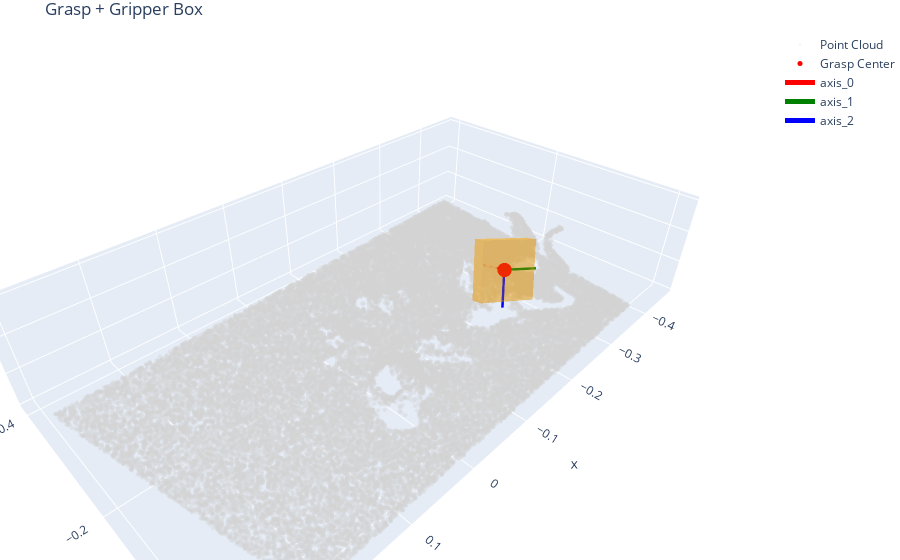

The notebook cell saved with this chart:
### Code cell
trans = np.dot(np.load(os.path.join(scene_path, 'cam0_wrt_table.npy')), 
               np.load(os.path.join(scene_path, 'camera_poses.npy'))[view_id])

best_grasp_np = transform_grasp_to_world(best_grasp[0], trans)
# transform pc to world coordinates
cloud_vis = transform_pc(cloud_vis, trans)
visualize_grasp_plotly_with_box(cloud_vis, best_grasp_np)

### Figure 1 — Plotly figure (JSON) as saved in the notebook; plotly's stock layout.template omitted (floating-point values rounded to 4 significant figures; data arrays with more than 128 entries replaced by an {"elided": "..."} marker saying what was removed)
{"data": [{"marker": {"color": "lightgray", "opacity": 0.4, "size": 1.5}, "mode": "markers", "name": "Point Cloud", "type": "scatter3d", "x": {"elided": "40000 float values"}, "y": {"elided": "40000 float values"}, "z": {"elided": "40000 float values"}}, {"marker": {"color": "red", "size": 5}, "mode": "markers", "name": "Grasp Center", "type": "scatter3d", "x": [-0.2066], "y": [-0.09654], "z": [0.103]}, {"line": {"color": "red", "width": 5}, "mode": "lines", "name": "axis_0", "type": "scatter3d", "x": [-0.2066, -0.2219], "y": [-0.09654, -0.1401], "z": [0.103, 0.08386]}, {"line": {"color": "green", "width": 5}, "mode": "lines", "name": "axis_1", "type": "scatter3d", "x": [-0.2066, -0.2516], "y": [-0.09654, -0.07675], "z": [0.103, 0.09387]}, {"line": {"color": "blue", "width": 5}, "mode": "lines", "name": "axis_2", "type": "scatter3d", "x": [-0.2066, -0.1911], "y": [-0.09654, -0.08214], "z": [0.103, 0.05766]}, {"color": "orange", "i": [0, 0, 4, 4, 0, 0, 2, 2, 1, 1, 3, 3], "j": [1, 2, 5, 6, 1, 5, 3, 7, 2, 6, 0, 4], "k": [2, 3, 6, 7, 5, 4, 7, 6, 6, 5, 4, 7], "name": "Gripper Box", "opacity": 0.3, "type": "mesh3d", "x": [-0.1799, -0.186, -0.258, -0.2519, -0.1551, -0.1613, -0.2332, -0.2271], "y": [-0.1152, -0.1326, -0.101, -0.08352, -0.09213, -0.1096, -0.07791, -0.06047], "z": [0.1503, 0.1427, 0.1281, 0.1358, 0.07781, 0.07017, 0.05563, 0.06327]}], "layout": {"margin": {"b": 0, "l": 0, "r": 0, "t": 30}, "scene": {"aspectmode": "data"}, "title": {"text": "Grasp + Gripper Box"}}}
